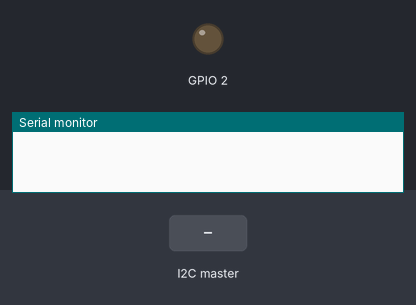
The sketch below on a simulated ESP32. Shown: output pins drawn as LEDs (lit = HIGH), the last lines printed to the serial monitor. The test bench sets the inputs (shaded band).

Above: at 1.2 s.
1.3 s: the I2C master sends "H"
At 2.0 s:
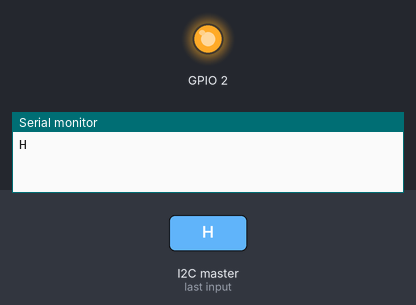
2.8 s: the I2C master sends "L"
At 3.2 s:
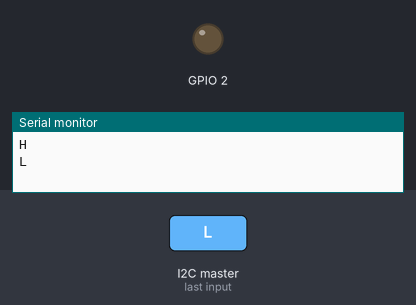
Timing chart, 0 to 5.8 s (numbered marks = the images above; inputs shaded):
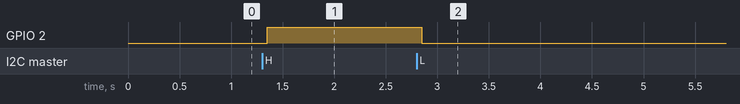

The sketch:

slave_arduino_I2C.ino
```cpp
#include <Wire.h>

char c;

void setup() {
 Wire.begin(1);                /* join i2c bus with address 8 */
 Wire.onReceive(receiveEvent); /* register receive event */ /* register request event */
 Serial.begin(9600);           /* start serial for debug */
 pinMode(2,OUTPUT);
}

void loop() {
 delay(100);
}

// function that executes whenever data is received from master
void receiveEvent(int howMany) {
 while (0 <Wire.available()) {
    c = Wire.read();      /* receive byte as a character */
    Serial.print(c);           /* print the character */
  }
 Serial.println();             /* to newline */
 if(c  == 'H')
  digitalWrite(2,HIGH);
 else if(c == 'L')
  digitalWrite(2,LOW);

}

// function that executes whenever data is requested from master
```

Measured:
- after the input at 1.3 s, GPIO 2: LOW → HIGH after 0.05 s
- after the input at 2.8 s, GPIO 2: HIGH → LOW after 0.05 s
